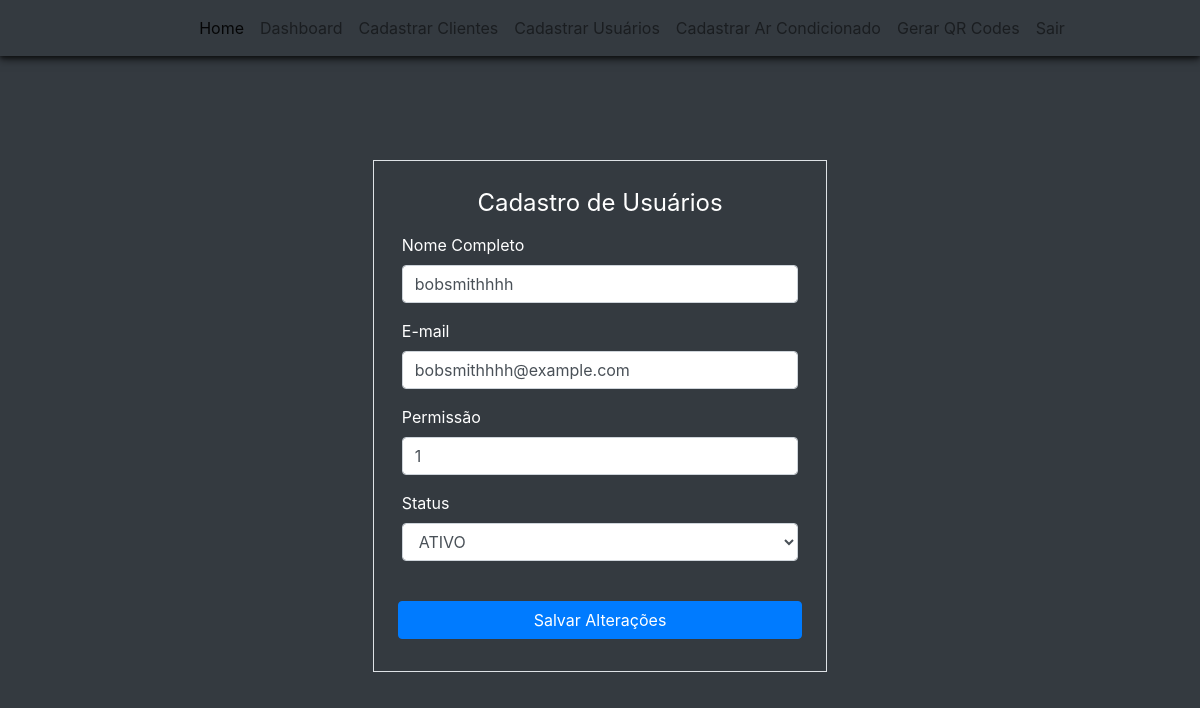
The page /edicao-usuario/4 (signed in) on the database its author committed.
### climaxcool/models.py (models this page shows)
class Users(database.Model, UserMixin):
    id = database.Column(database.Integer, primary_key=True)
    type_user = database.Column(database.String, nullable=False)
    username = database.Column(database.String, nullable=False, unique=True)
    email = database.Column(database.String, nullable=False, unique=True)
    password = database.Column(database.String, nullable=False)
    status_user = database.Column(database.String, default="ATIVO")
    permission_user = database.Column(database.Integer, default=0)
    equipment = database.relationship('Equipments', backref='created_by_user', lazy=True)
    date_last_update = database.Column(database.DateTime, default=datetime.utcnow, onupdate=datetime.utcnow)
    id_customer = database.Column(database.Integer, database.ForeignKey('customers.id'), nullable=False)

### climaxcool/route/routes.py (the view, shortened to what this page needs)
@app.route('/edicao-usuario/<user_id>', methods=['GET', 'POST'])
@login_required
def users_update(user_id):
    user = Users.query.get(int(user_id))
    form_user = FormUsersRegistration(
        type_user = user.type_user,
        username=user.username,
        email= user.email,
        password=user.password,
        password_check=user.password,
        permission_user= user.permission_user,
        )
    form_user.edit_mode.data = 'True'
    if form_user.edit_mode.data:
        form_user.password.validators = []
        form_user.password_check.validators = []
    if form_user.errors:
        print(form_user.errors)
    return render_template('users_update.html', form_users=form_user)

### climaxcool/forms.py (shortened to what this page needs)
class FormUsersRegistration(FlaskForm):
    edit_mode = HiddenField()
    type_user = RadioField('Tipo de Usuário', choices=["Funcionário", "Externo"],  validators=[DataRequired()])
    username = StringField('Nome Completo', validators=[DataRequired(), Length(3, 50)])
    email = StringField('E-mail', validators=[Optional(), Email()])
    password = PasswordField('Senha', validators=[DataRequired(), Length(6, 20)])
    password_check = PasswordField('Confirmação de Senha', validators=[DataRequired(), EqualTo('password')])
    permission_user = StringField('Permissão', validators=[DataRequired()])
    status_user = SelectField('Status', choices=['ATIVO', 'INATIVO'])
    btn_submit_user_registration = SubmitField('Cadastrar Usuário')

### climaxcool/models.py (called while the page is built)
@login_manager.user_loader
def load_user(id_user):
    return Users.query.get(int(id_user))

### climaxcool/templates/users_update.html (shortened to what this page needs)
{% extends 'nav_logged.html' %}
{% block bodynav %}
<div class="d-flex justify-content-center align-items-center bg-dark" style="padding-top: 30px; height: 100vh;">
    <div class="bg-dark text-white">
        <div class="col">
            <div>
                <form method="POST" action="" class="border p-4 mt-2 mb-2">
                    <legend class="text-center">Cadastro de Usuários</legend>
                    <fieldset>
                        <div class="row form-group mt-1 mx-1">
                            {{ form_users.username.label(class="form-label") }}
                            {{ form_users.username(class="form-control", placeholder="nome") }}
                        </div>
                        <div class="row form-group mt-1 mx-1">
                            {{ form_users.email.label(class="form-label") }}
                            {{ form_users.email(class="form-control", placeholder="exemplo@gmail.com") }}
                        </div>
                        <div class="row form-group mt-1 mx-1">
                            {{ form_users.permission_user.label(class="form-label") }}
                            {{ form_users.permission_user(class="form-control") }}
                        </div>
                        <div class="row form-group mt-1 mx-1">
                            {{ form_users.status_user.label(class="form-label") }}
                            {{ form_users.status_user(class="form-control w-100", rows="1") }}
                        </div>
                    </fieldset>
                    <div class="w-auto">
                        <button class="w-100 btn btn-primary mt-4 mb-2" type="submit">Salvar Alterações</button>
                    </div>
                </form>
            </div>
        </div>
    </div>
</div>
{% endblock %}

### rows shown on the page
Users: username "bobsmithhhh", email "bobsmithhhh@example.com", permission_user "1", status_user "ATIVO"
